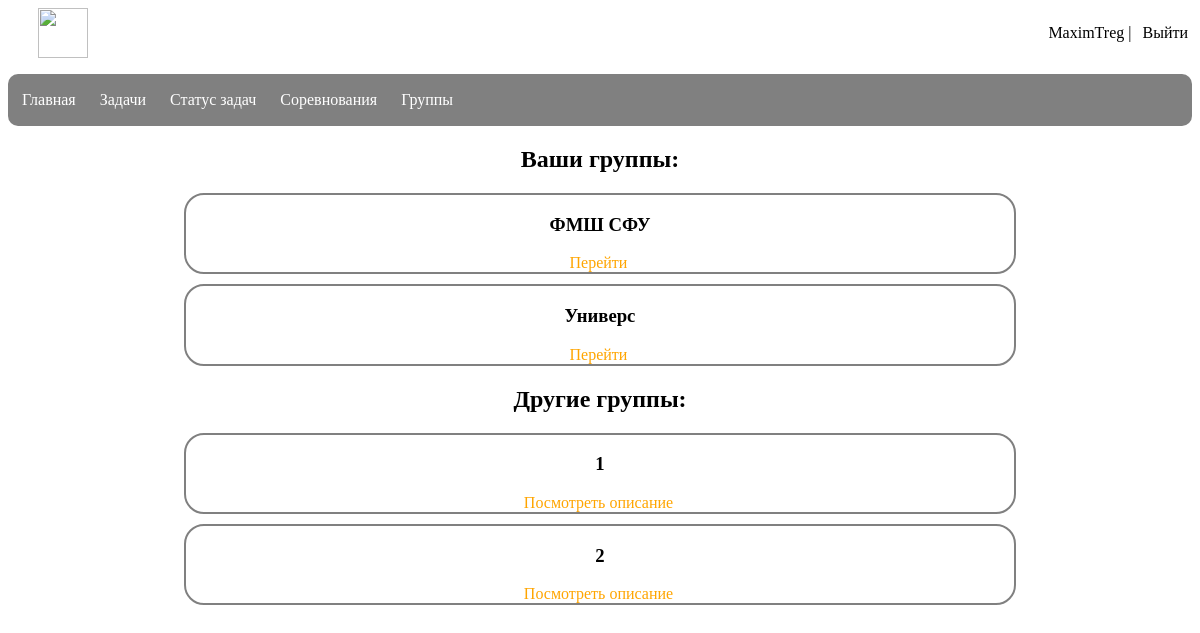
The page /groups (signed in) on the database its author committed.
### app/models.py (models this page shows, shortened)
class User(UserMixin, db.Model):
    id = db.Column(db.Integer, primary_key=True)
    username = db.Column(db.String(50), index=True, unique=True)
    email = db.Column(db.String(120), index=True, unique=True)
    password_hash = db.Column(db.String(128))
    groups = db.relationship('UserGroup', backref='user', lazy='dynamic')
    tasks = db.relationship('Task', backref='creator', lazy='dynamic')
    solutions = db.relationship('Solution', backref='user', lazy='dynamic')
    def get_groups(self):
        return Groups.query.filter(Groups.id.in_(list(map(lambda g: g.group_id, self.groups)))).all()

class Groups(db.Model):
    id = db.Column(db.Integer, primary_key=True)
    title = db.Column(db.String(100), unique=True, nullable=False)
    statement = db.Column(db.Text, nullable=True)
    users = db.relationship('UserGroup', backref='group', lazy='dynamic')

### app/routes.py (the view)
@app.route('/groups', defaults={'id': None})
@app.route('/groups/<int:id>')
def groups(id):
    if id:
        group = Groups.query.get(id)
        return render_template('group.html',  cureent_user=current_user, group=group)
    groups = Groups.query.all()
    return render_template('groups.html', groups=groups)

### app/models.py (called while the page is built)
@login.user_loader
def load_user(id):
    return User.query.get(int(id))

### app/templates/groups.html (shortened to what this page needs)
{% extends "base.html" %}
{% block content %}
<body>
    <div class="container">
        <section>
            {% if not current_user.is_anonymous %}
                {% if current_user.get_groups() %}
                    <h2>Ваши группы:</h2>
                    <div class="group-list">
                        {% for group in current_user.get_groups() %}
                            <div class="group-card">
                                <h3>{{ group.title }}</h3>
                                <a href="{{ url_for('groups', id=group.id) }}" class="sub">Перейти</a>
                            </div>
                        {% endfor %}
                    </div>
                {% else %}
                    <p>Вы не содержитесь ни в одной группе</p>
                {% endif %}
            {% endif %}
        </section>
        <section>
            {% if not current_user.is_anonymous %}
                <h2>Другие группы:</h2>
            {% endif %}
            {% if groups %}
                <div class="group-list">
                    {% for group in groups %}
                        {% if not current_user.is_anonymous %}
                            {% if group not in current_user.get_groups() %}
                                <div class="group-card">
                                    <h3>{{ group.title }}</h3>
                                    <a href="{{ url_for('groups', id=group.id) }}" class="sub" >Посмотреть описание</a>
                                </div>
                            {% endif %}
                        {% else %}
                            <div class="group-card">
                                <h3>{{ group.title }}</h3>
                                <a href="{{ url_for('groups', id=group.id) }}" class="sub" >Посмотреть описание</a>
                            </div>
                        {% endif %}
                    {% endfor %}
                </div>
            {% else %}
                <p>Нет доступных групп для присоединения.</p>
            {% endif %}
        </section>
    </div>
</body>
</html>
{% endblock %}

### app/templates/base.html (shortened to what this page needs)
<html>
    <head>
        <link type="text/css" href="../static/css/styles.css" rel="stylesheet" />
    </head>
    <body>
        <div id="header">
            <a href="/"><img class="logo" src="../static/images/logo.png"></a>
            <div>
                {% if current_user.is_anonymous %}
                <a href="/login" class="login">Войти</a>
                |
                <a href="/register" class="login">Зарегистрироваться</a>
                {% else %}
                <a href="/profile" id="profile_button"> {{ current_user.username }} </a>
                |
                <a href="{{ '/logout' }}" class="login">Выйти</a>
                {% endif %}
            </div>
        </div>
        <div id="menu">
            <ul>
                <li><a href="/">Главная</a></li>
                <li><a href="/tasks">Задачи</a></li>
                {% if not current_user.is_anonymous %}
                    <li><a href="/tasks_status">Статус задач</a></li>
                {% endif %}
                <li><a href="/contests">Соревнования</a></li>
                <li><a href="/groups">Группы</a></li>
            </ul>
        </div>
        {% block content %}{% endblock %}
    </body>
</html>

### app/static/css/styles.css (style rules this page uses)
body { font-family: Comic Sans MS; }
ul { list-style-type: none; padding: 7px; overflow: hidden; background-color: grey; border-radius: 10px; }
.logo { height: 50px; margin-left: 30px; }
#header { display: flex; justify-content: space-between; align-items: center; }
.login { color: black; text-align: center; }
.login { padding: 4px; padding-left: 7px; color: black; border-radius: 5px; text-decoration: none; }
li { float: left; }
li a { display: block; color: white; text-align: center; margin-right: 10px; padding: 10px; padding-left: 7px; padding-right: 7px; border-radius: 10px; text-decoration: none; }
#profile_button { color: black; text-decoration: none; }
h2 { text-align: center; }
.group-card { text-align: center; border: 2px solid grey; width: 70%; border-radius: 20px; margin-left: auto; margin-right: auto; margin-bottom: 10px; }
.sub { padding: 10px; padding-left: 7px; color: orange; border-radius: 5px; text-decoration: none; }

### rows shown on the page
User: username "MaximTreg"
Groups: title "ФМШ СФУ"
Groups: title "Универс"
Groups: title "1"
Groups: title "2"
